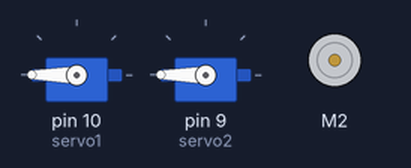
Recording of a sketch running on a simulated Arduino Uno, built with avr-gcc and run on an emulated ATmega328P. On the bench: 2 × servo, DC motor (green arrow = forward, orange = backward, longer = faster). Random numbers use the default seed unless the sketch sets one.

Above: at 1.8 s.
At 8.35 s:
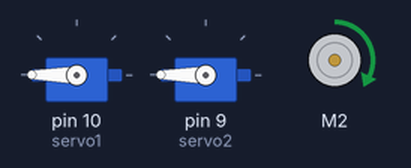
At 13.49 s:
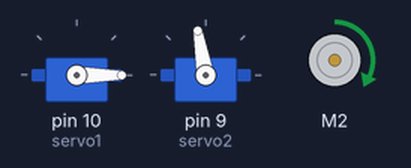
At 18.3 s:
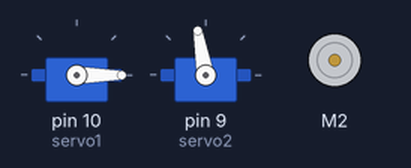
At 20.6 s:
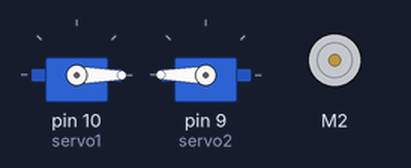
At 33.9 s:
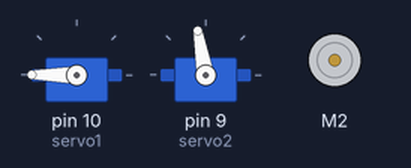
Timing chart, 0 to 40.0 s (numbered marks = the images above):
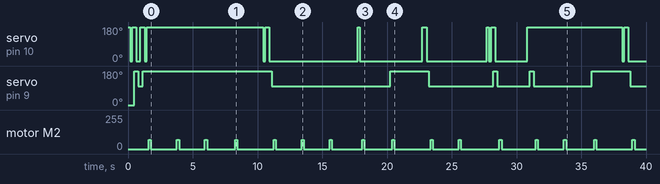

The sketch:

rubikCode.ino
```cpp
#include <AFMotor.h>

#include <Servo.h>
AF_DCMotor motor(2, MOTOR12_64KHZ); // create motor #2, 64KHz pwm

// DC motor on M2

// DC hobby servo
Servo servo1;
Servo servo2;


// Stepper motor on M3+M4 48 steps per revolution
int i = 0;
long num;

int f = 1;
int b = 2;
int u = 3;
int d = 4;
int l = 5;
int r = 6;


void setup() {
  servo1.attach(10);//Attach servo 1 to pin 9
  servo2.attach(9);//Attach servo 1 to pin 9

  servo1.write(0); //Resets the servo position to 0
  servo2.write(0); //Resets the servo position to 0

  motor.setSpeed(70);     // set the speed to 200/255
}


//a0

void liftDown(){
  servo1.write(0);
  delay(160);
  }

void liftUp(){
  servo1.write(180);
  delay(160);

  }

void grab(){
  servo2.write(100);
  delay(160);
  }

void unGrab(){
  servo2.write(180);
  delay(160);
  }


void runMotor(){

  motor.run(FORWARD);      // turn it on going forward
  delay(170);

//  Serial.print("tock");
//  motor.run(BACKWARD);     // the other way
//  delay(1000);
//
  Serial.print("tack");
  motor.run(RELEASE);      // stopped
  delay(2000);
  }

void loop() {
  //runMotor();
  liftUp();
  liftDown();

  int dir = random(1,6);
  int turnNum = random (1,3);

  if(dir == f){

    liftUp();
    unGrab();
    liftDown();
    grab();
    runMotor();
    liftUp();
    unGrab();
    liftUp();
    grab();
    for (int j = 0; j <= turnNum; j++){
      runMotor();
    }
  }

  if(dir == b){

    liftUp();
    unGrab();
    liftDown();
    grab();
    for (int j = 0; j <= turnNum; j++){
      runMotor();
    }
  }

  if(dir == u){

    liftUp();
    unGrab();
    liftDown();
    grab();
    liftUp();
    unGrab();
    liftDown();
    liftUp();
    for (int j = 0; j <= turnNum; j++){
      runMotor();
    }    }

  if(dir == d){
    runMotor();
  }

  if(dir == l){

    unGrab();
    runMotor();
    runMotor();
    runMotor();
    grab();
    liftUp();
    unGrab();
    liftDown();
    grab();
    for (int j = 0; j <= turnNum; j++){
      runMotor();
    }    }

    else{
    unGrab();
    runMotor();
    liftDown();
    liftUp();
    unGrab();
    liftDown();
    grab();
    for (int j = 0; j <= turnNum; j++){
      runMotor();
    }
}

}
```

Measured:
- by itself, servo on pin 10 (servo1): 180° → 0° at 0.16 s, → 180° 0.16 s later, → 0° 0.32 s later, → 180° 0.32 s later, … (21 changes in this stretch)
- by itself, servo on pin 9 (servo2): 0° → 180° at 0.48 s, → 100° 0.32 s later, → 180° 0.32 s later, → 100° 10.0 s later, … (12 changes in this stretch)
- by itself, motor M2: stopped → forward 70/255 at 1.6 s, → stopped 0.17 s later, → forward 70/255 2.0 s later, → stopped 0.17 s later, … (32 changes in this stretch)
